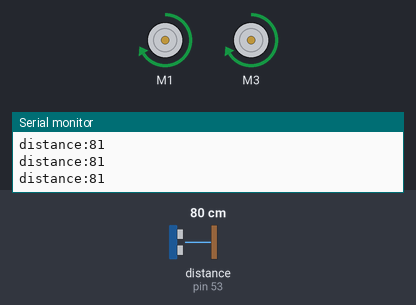
The program below on a simulated Arduino Mega 2560, built with avr-gcc and run on an emulated ATmega2560. Parts: 2 × DC motor (green arrow = forward, orange = backward, longer = faster), the last lines printed to the serial monitor. The test bench sets the inputs (shaded band); at power-on: distance to the obstacle (sensor on pin 53) 80 cm. The echo pulse lasts 58.3 µs per cm.

Above: at 1.2 s.
1.3 s: distance to the obstacle (sensor on pin 53) set to 27 cm
4.3 s: distance to the obstacle (sensor on pin 53) set to 21 cm
At 4.6 s:
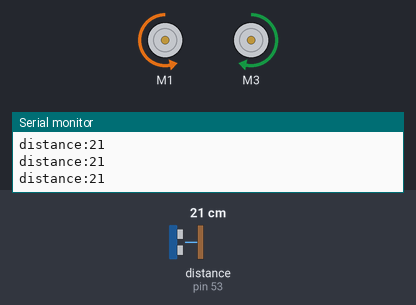
5.8 s: distance to the obstacle (sensor on pin 53) set to 120 cm
At 6.5 s:
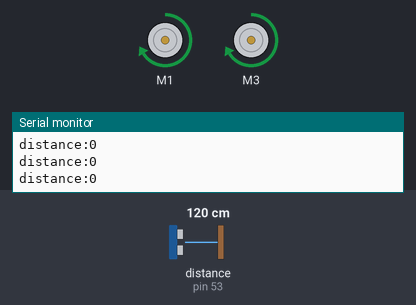
7.3 s: distance to the obstacle (sensor on pin 53) set to 2 cm
At 7.7 s:
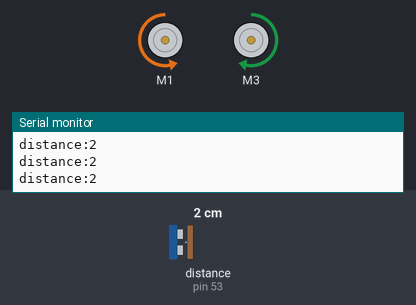
Timing chart, 0 to 9.8 s (numbered marks = the images above; inputs shaded):
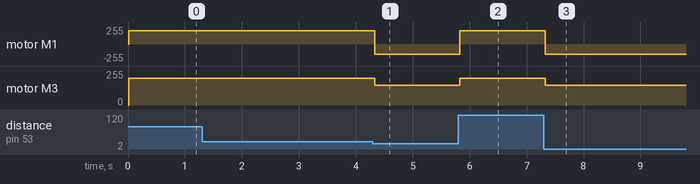

The program:

main.cpp
```cpp
#include <Arduino.h>
#include <AFMotor.h>
#include <NewPing.h>
#include <protothreads.h>

#define TRIGGER_PIN  52
#define ECHO_PIN     53
#define TRIGGER_PIN_BACKWARD  11
#define ECHO_PIN_BACKWARD     12
#define MAX_DISTANCE 100
#define MIN_DISTANCE_FORWARD 25
#define MAX_SPEED 150
#define MIN_SPEED 1

#define DEBUG_DISTANCE
#undef EMULATION
AF_DCMotor motor1(1);
AF_DCMotor motor2(3);
NewPing sonarForward(TRIGGER_PIN, ECHO_PIN, MAX_DISTANCE);

volatile unsigned int distance = 0;
static pt pt1, pt2, pt3;

#ifdef DEBUG_DISTANCE
void printDistance(uint8_t distance) {
    Serial.write("distance:");
    Serial.print(sonarForward.ping_cm());
    Serial.println();
}
void printText(const char* text) {
    Serial.print(text);
    Serial.println();
}
#endif

static PT_THREAD(read_distance(struct pt *pt)) {
    PT_BEGIN(pt);

    while(1) {
        int currentDistance = sonarForward.ping_cm();
        if(currentDistance == 0) {
            currentDistance = 100;
        }
#ifdef DEBUG_DISTANCE
        printDistance(currentDistance);
#endif


        distance = currentDistance;
        PT_SLEEP(pt, 100);
    }

    PT_END(pt);
}
static PT_THREAD(move_forward(struct pt *pt)) {
    PT_BEGIN(pt);

    while(1) {
        PT_WAIT_UNTIL(pt, distance > MIN_DISTANCE_FORWARD);
        printText("forward");
#ifndef EMULATION
        motor1.run(FORWARD);
        motor2.run(FORWARD);
        motor1.setSpeed(200);
        motor2.setSpeed(200);
#endif
        PT_SLEEP(pt, 100);
    }

    PT_END(pt);
}

static PT_THREAD(try_rotate(struct pt *pt)) {
    PT_BEGIN(pt);

    while(1) {
        PT_WAIT_UNTIL(pt, distance < MIN_DISTANCE_FORWARD);
        printText("rotate");
#ifndef EMULATION
        motor1.run(BACKWARD);
        motor2.run(FORWARD);
        motor1.setSpeed(150);
        motor2.setSpeed(150);
#endif
        PT_SLEEP(pt, 100);
    }

    PT_END(pt);
}

void setup()
{
#ifdef DEBUG_DISTANCE
       Serial.begin(9600);
#endif
    PT_INIT(&pt1);
    PT_INIT(&pt2);
    PT_INIT(&pt3);
}

void loop()
{
    read_distance(&pt1);
    move_forward(&pt2);
    try_rotate(&pt3);
}
```

Measured:
- the behaviour switches between 25 and 24 cm on distance to the obstacle (sensor on pin 53) (found by bisection; images 0 and 1)
- after the input at 4.3 s, motor M1: forward 200/255 → backward 150/255 at once; motor M3: forward 200/255 → forward 150/255 at once
- after the input at 5.8 s, motor M1: backward 150/255 → forward 200/255 at once; motor M3: forward 150/255 → forward 200/255 at once
- after the input at 7.3 s, motor M1: forward 200/255 → backward 150/255 at once; motor M3: forward 200/255 → forward 150/255 at once
